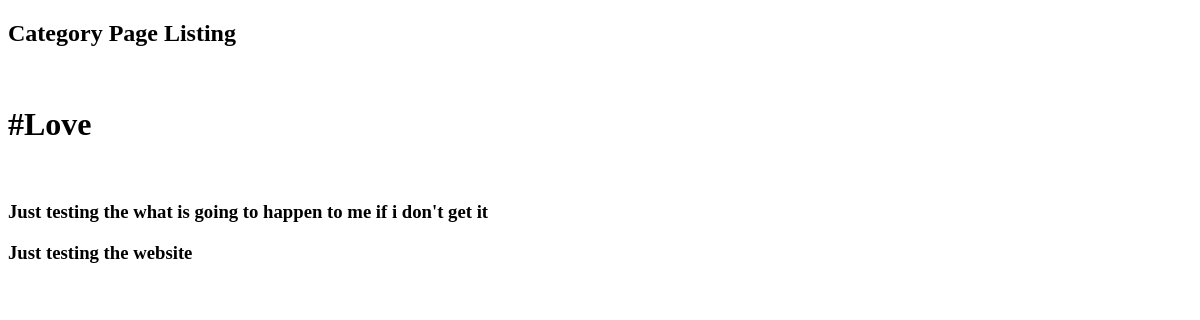
The app's page /category/Love, older data.
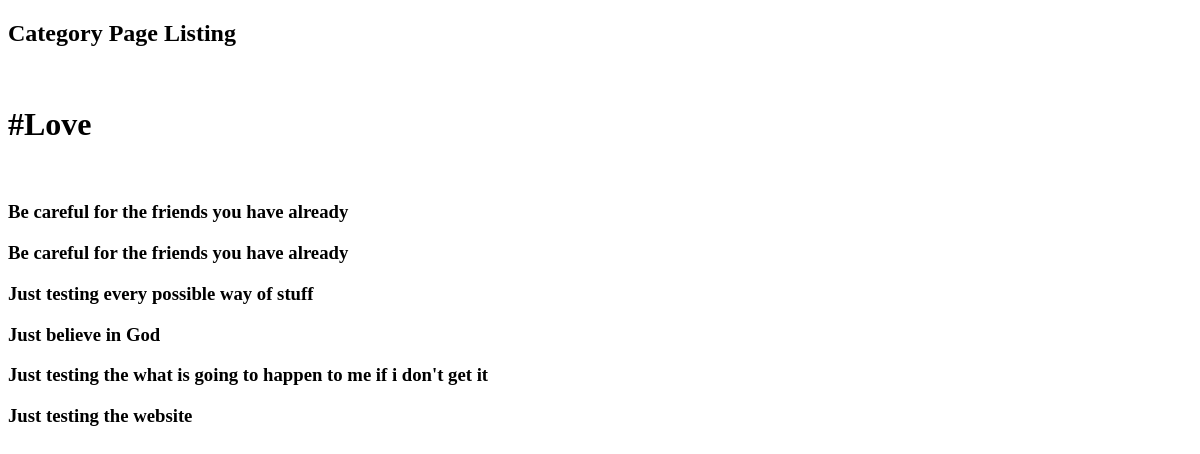
The same page, newer data.
### category/models.py (models this page shows, shortened)
class Category(models.Model):
    title = models.CharField(max_length=100, null=True, blank=True)

### Blog/models.py (models this page shows, shortened)
class Blog(models.Model):
    STATUS_CHOICE = (
        ("draft", "Draft"),
        ("publish", 'Publish')
    )
    author = models.ForeignKey(User, on_delete=models.CASCADE)
    title = models.CharField(max_length=250)
    slug = models.SlugField(max_length=250, unique_for_date='publish')
    categories = models.ManyToManyField(Category, blank=True)
    body = RichTextField(config_name= 'default', null=True, blank=True)
    picture = models.ImageField(upload_to=user_directory_path, null=True, blank=True)
    publish = models.DateTimeField(default=timezone.now)
    status = models.CharField(max_length=12, choices=STATUS_CHOICE, default='draft')
    minute_read = models.IntegerField(default=1)
    updated = models.DateTimeField(auto_now=True)
    created = models.DateTimeField(auto_now_add=True)
    like_count = models.IntegerField(default=0)
    class Meta:
        ordering = ('-publish',)

### category/views.py (the view)
# urls.py: path("<str:title>", categories, name='category')
def categories(request, title):
    categories = Category.objects.filter(title__iexact=title).all()
    cat_list = []
    for category in categories:
        cat_list.append(category)
    results = Blog.objects.filter(
        categories__in=cat_list).all().order_by("-publish")
    template = loader.get_template("Blog/categoryPage.html")
    context = {"title": title, "results": results}
    return HttpResponse(template.render(context, request))

### templates/Blog/categoryPage.html (shortened to what this page needs)
<!DOCTYPE html>
<html lang="en">
<head>
</head>
<body>
    <h2>Category Page Listing</h2>
    <br>
    <div>
        <h1>#{{title}}</h1>
    </div>
    <br>
    <div>
        {% for result in results %}
        <div>
            <h3> {{result.title}} </h3>
        </div>
        {% endfor %}
    </div>
</body>
</html>

Row changes from the older to the newer data that the page shows:
no longer on this page (row unchanged): Category: title "Love"
added Blog: title "Be careful for the friends you have already"
added Blog: title "Just testing every possible way of stuff"
added Blog: title "Just believe in God"
Text that changed along with them:
{{ title }}: (not shown) → "Love"
